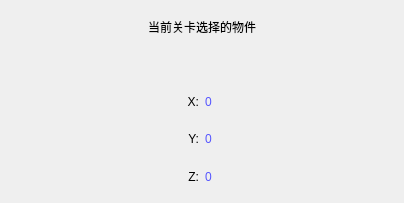
<?xml version="1.0" encoding="UTF-8"?>
<ui version="4.0">
 <class>Form</class>
 <widget class="QWidget" name="Form">
  <property name="geometry">
   <rect>
    <x>0</x>
    <y>0</y>
    <width>404</width>
    <height>203</height>
   </rect>
  </property>
  <property name="windowTitle">
   <string>Form</string>
  </property>
  <layout class="QVBoxLayout" name="verticalLayout">
   <item>
    <widget class="QLabel" name="label">
     <property name="text">
      <string>当前关卡选择的物件</string>
     </property>
     <property name="alignment">
      <set>Qt::AlignmentFlag::AlignCenter</set>
     </property>
    </widget>
   </item>
   <item>
    <widget class="QLabel" name="itemNameLabel">
     <property name="styleSheet">
      <string notr="true">color: rgb(0, 170, 255);</string>
     </property>
     <property name="text">
      <string/>
     </property>
     <property name="alignment">
      <set>Qt::AlignmentFlag::AlignCenter</set>
     </property>
    </widget>
   </item>
   <item>
    <layout class="QHBoxLayout" name="horizontalLayout">
     <item>
      <widget class="QLabel" name="label_2">
       <property name="text">
        <string>X:</string>
       </property>
       <property name="alignment">
        <set>Qt::AlignmentFlag::AlignRight|Qt::AlignmentFlag::AlignTrailing|Qt::AlignmentFlag::AlignVCenter</set>
       </property>
      </widget>
     </item>
     <item>
      <widget class="QLabel" name="xLabel">
       <property name="styleSheet">
        <string notr="true">color: rgb(85, 85, 255);</string>
       </property>
       <property name="text">
        <string>0</string>
       </property>
      </widget>
     </item>
    </layout>
   </item>
   <item>
    <layout class="QHBoxLayout" name="horizontalLayout_2">
     <item>
      <widget class="QLabel" name="label_3">
       <property name="text">
        <string>Y:</string>
       </property>
       <property name="alignment">
        <set>Qt::AlignmentFlag::AlignRight|Qt::AlignmentFlag::AlignTrailing|Qt::AlignmentFlag::AlignVCenter</set>
       </property>
      </widget>
     </item>
     <item>
      <widget class="QLabel" name="yLabel">
       <property name="styleSheet">
        <string notr="true">color: rgb(85, 85, 255);</string>
       </property>
       <property name="text">
        <string>0</string>
       </property>
      </widget>
     </item>
    </layout>
   </item>
   <item>
    <layout class="QHBoxLayout" name="horizontalLayout_3">
     <item>
      <widget class="QLabel" name="label_5">
       <property name="text">
        <string>Z:</string>
       </property>
       <property name="alignment">
        <set>Qt::AlignmentFlag::AlignRight|Qt::AlignmentFlag::AlignTrailing|Qt::AlignmentFlag::AlignVCenter</set>
       </property>
      </widget>
     </item>
     <item>
      <widget class="QLabel" name="zLabel">
       <property name="styleSheet">
        <string notr="true">color: rgb(85, 85, 255);</string>
       </property>
       <property name="text">
        <string>0</string>
       </property>
      </widget>
     </item>
    </layout>
   </item>
  </layout>
 </widget>
 <resources/>
 <connections/>
</ui>
